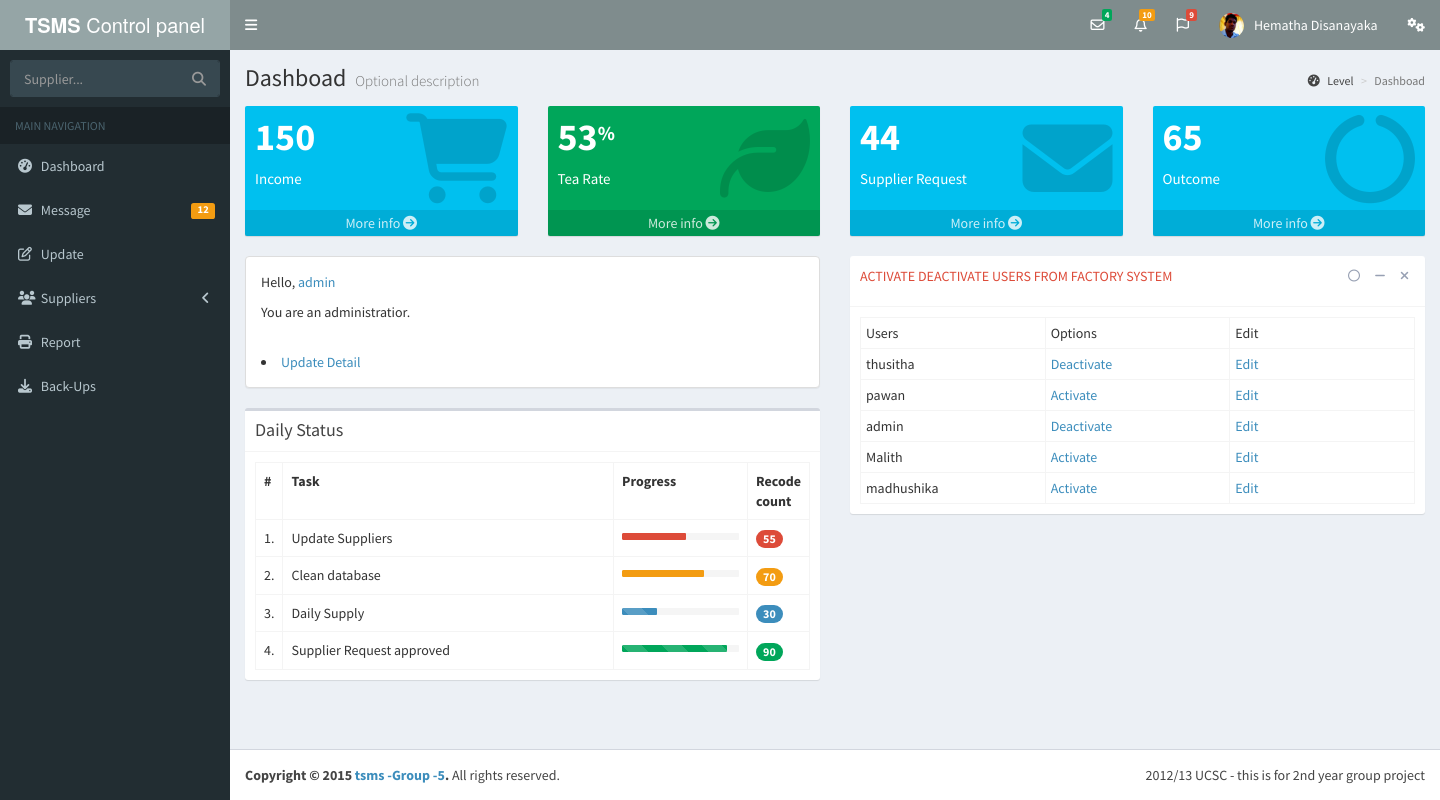
Page /home.php (signed in) on the committed database.
### tables this page shows
CREATE TABLE IF NOT EXISTS `users` (
  `id` int(11) NOT NULL AUTO_INCREMENT,
  `username` varchar(20) NOT NULL,
  `password` varchar(64) NOT NULL,
  `salt` varchar(32) NOT NULL,
  `email` varchar(25) NOT NULL,
  `name` varchar(50) NOT NULL,
  `nic` varchar(10) NOT NULL,
  `joined` datetime NOT NULL,
  `gender` varchar(10) NOT NULL,
  `phone` int(11) NOT NULL,
  `groups` int(11) NOT NULL,
  `user_approved` text NOT NULL,
  `progressbar` int(3) NOT NULL,
  `image` varchar(30) NOT NULL,
  PRIMARY KEY (`id`),
  UNIQUE KEY `id` (`id`)
);

### home.php (the view, shortened to what the rows shown need)
<?php
   $user = new User();
   if($user->isLoggedIn()){
   ?>
<?php include 'includes/head.php';?>
<body class="hold-transition skin-blue sidebar-mini">
   <div class="wrapper">
      <?php include 'top_nav.php';?>
      <?php include 'includes/left_nav.php';?>
      <div class="content-wrapper">
         <section class="content-header">
            <h1>
               Dashboad
               <small>Optional description</small>
            </h1>
            <ol class="breadcrumb">
               <li><a href="#"><i class="fa fa-dashboard"></i> Level</a></li>
               <li class="active">Dashboad</li>
            </ol>
         </section>
         <div id="content" class="content">
            <div class="row">
               <div class="col-lg-3 col-xs-6">
                  <div class="small-box bg-aqua">
                     <div class="inner">
                        <h3>150</h3>
                        <p>Income</p>
                     </div>
                     <div class="icon">
                        <i class="fa fa-shopping-cart"></i>
                     </div>
                     <a href="supply_update.php" class="small-box-footer">
                     More info <i class="fa fa-arrow-circle-right"></i>
                     </a>
                  </div>
               </div>
               <div class="col-lg-3 col-xs-6">
                  <div class="small-box bg-green">
                     <div class="inner">
                        <h3>53<sup style="font-size: 20px">%</sup></h3>
                        <p>Tea Rate</p>
                     </div>
                     <div class="icon">
                        <i class="fa fa-leaf"></i>
                     </div>
                     <a href="supply_update.php" class="small-box-footer">
                     More info <i class="fa fa-arrow-circle-right"></i>
                     </a>
                  </div>
               </div>
               <div class="col-lg-3 col-xs-6">
                  <div class="small-box bg-aqua">
                     <div class="inner">
                        <h3>44</h3>
                        <p>Supplier Request</p>
                     </div>
                     <div class="icon">
                        <i class="fa fa-envelope"></i>
                     </div>
                     <a href="message.php" class="small-box-footer">
                     More info <i class="fa fa-arrow-circle-right"></i>
                     </a>
                  </div>
               </div>
               <div class="col-lg-3 col-xs-6">
                  <div class="small-box bg-aqua">
                     <div class="inner">
                        <h3>65</h3>
                        <p>Outcome</p>
                     </div>
                     <div class="icon">
                        <i class="fa fa-circle-o-notch"></i>
                     </div>
                     <a href="report.php" class="small-box-footer">
                     More info <i class="fa fa-arrow-circle-right"></i>
                     </a>
                  </div>
               </div>
            </div>
            <div class="row">
               <div class="col-md-6">
                  <section class="panel panel-default">
                     <div class="panel-body" data-ng-controller="CollapseDemoCtrl">
                        <p>Hello, <a href="profile.php?user=<?php echo escape($user->data()->username);?>"><?php echo escape($user->data()->username);?></a></p>
                        <?php
                           if($user->hasPermission('admin')){
                               echo '<p>You are an administratior.</p> </br>
                                     <li><a href="update.php">Update Detail</a></li>'
                           ?>
                     </div>
                  </section>
                       <div class="box">
                         <div class="box-header with-border">
                           <h3 class="box-title">Daily Status</h3>
                         </div>
                         <div class="box-body">
                           <table class="table table-bordered">
                             <tr>
                               <th style="width: 10px">#</th>
                               <th>Task</th>
                               <th>Progress</th>
                               <th style="width: 40px">Recode count</th>
                             </tr>
                             <tr>
                               <td>1.</td>
                               <td>Update Suppliers</td>
                               <td>
                                 <div class="progress progress-xs">
                                   <div class="progress-bar progress-bar-danger" style="width: 55%"></div>
                                 </div>
                               </td>
                               <td><span class="badge bg-red">55</span></td>
                             </tr>
                             <tr>
                               <td>2.</td>
                               <td>Clean database</td>
                               <td>
                                 <div class="progress progress-xs">
                                   <div class="progress-bar progress-bar-yellow" style="width: 70%"></div>
                                 </div>
                               </td>
                               <td><span class="badge bg-yellow">70</span></td>
                             </tr>
                             <tr>
                               <td>3.</td>
                               <td>Daily Supply</td>
                               <td>
                                 <div class="progress progress-xs progress-striped active">
                                   <div class="progress-bar progress-bar-primary" style="width: 30%"></div>
                                 </div>
                               </td>
                               <td><span class="badge bg-light-blue">30</span></td>
                             </tr>
                             <tr>
                               <td>4.</td>
                               <td>Supplier Request approved</td>
                               <td>
                                 <div class="progress progress-xs progress-striped active">
                                   <div class="progress-bar progress-bar-success" style="width: 90%"></div>
                                 </div>
                               </td>
                               <td><span class="badge bg-green">90</span></td>
                             </tr>
                           </table>
                         </div>
                       </div>
                     </div>
               <div class="col-md-6">
                  <div class="box box-widget">
                     <div class='box-header with-border'>
                        <p class="text-red">ACTIVATE DEACTIVATE USERS FROM FACTORY SYSTEM</p>
                        <div class='box-tools'>
                           <button class='btn btn-box-tool' data-toggle='tooltip' title='Mark as read'><i class='fa fa-circle-o'></i></button>
                           <button class='btn btn-box-tool' data-widget='collapse'><i class='fa fa-minus'></i></button>
                           <button class='btn btn-box-tool' data-widget='remove'><i class='fa fa-times'></i></button>
                        </div>
                     </div>
                     <div class='box-body'>
                        <table class="table table-bordered table-condensed">
                           <tr>
                              <td width='150px'>Users</td>
                              <td width='150px'>Options</td>
                              <td width='150px'>Edit</td>
                           </tr>
                           <?php
                              $list = DB::getInstance()->query("SELECT id, username, user_approved, groups FROM users");
                              if(!$list->count()){
                                  echo 'There is no user to Activate or diactivate';
                              }else{
                                  foreach ($list->results() as $name){
                                      $u_id = $name->id;
                                      $u_type = $name->user_approved;
                                      $admin = $name->groups;
                              ?>
                           <tr>
                              <td><?php echo $name->username ?></td>
                              <td>
                                 <?php
                                    if($u_type == '1' && $admin != '2'){
                                        echo "<a href='activated_or_die.php?u_id=$u_id&type=$name->user_approved'>Activate</a>";
                                    }else{
                                        echo "<a href='activated_or_die.php?u_id=$u_id&type=$name->user_approved'>Deactivate</a>";
                                    }
                                    echo '<td><a href="#">Edit</a></td>';
                                    }
                                    }
                                    ?>
                        </table>
                        <?php
                           }else{
                               echo 'standard user';
                           }
                           }
                           ?>
                     </div>
                  </div>
               </div>
            </div>
         </div>
      </div>
   </div>
   <?php include 'includes/footer.php';?>

### top_nav.php (shortened to what the rows shown need)
<?php
$user = new User();
?>
<header class="main-header">
        <a href="index2.html" class="logo">
          <span class="logo-lg"><i></i><b>TSMS</b> Control panel</span>
        </a>
        <nav class="navbar navbar-static-top" role="navigation">
          <a href="#" class="sidebar-toggle" data-toggle="offcanvas" role="button">
          </a>
          <div class="navbar-custom-menu">
            <ul class="nav navbar-nav">
              <li class="dropdown messages-menu">
                <a href="#" class="dropdown-toggle" data-toggle="dropdown">
                  <i class="fa fa-envelope-o"></i>
                  <span class="label label-success">4</span>
                </a>
              </li>
              <li class="dropdown notifications-menu">
                <a href="#" class="dropdown-toggle" data-toggle="dropdown">
                  <i class="fa fa-bell-o"></i>
                  <span class="label label-warning">10</span>
                </a>
              </li>
              <li class="dropdown tasks-menu">
                <a href="#" class="dropdown-toggle" data-toggle="dropdown">
                  <i class="fa fa-flag-o"></i>
                  <span class="label label-danger">9</span>
                </a>
              </li>
              <li class="dropdown user user-menu">
                <a href="#" class="dropdown-toggle" data-toggle="dropdown">
                  <img src="<?php echo escape($user->data()->image);?>" class="user-image" alt="User Image">
                  <span class="hidden-xs"><?php echo escape($user->data()->name);?></span>
                </a>
              </li>
              <li>
                <a href="#" data-toggle="control-sidebar"><i class="fa fa-gears"></i></a>
              </li>
            </ul>
          </div>
        </nav>
      </header>

### rows in the picture
users: image (picture), name "Hematha Disanayaka", username "admin"
users: username "thusitha"
users: username "pawan"
users: username "Malith"
users: username "madhushika"
